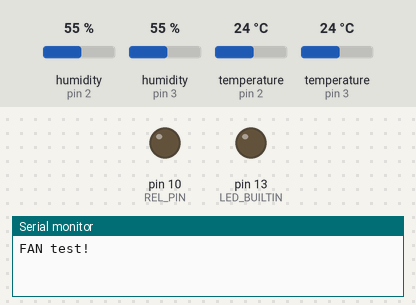
Bench run of a sketch on a simulated Arduino Uno, built with avr-gcc and run on an emulated ATmega328P. Shown: output pins drawn as LEDs (lit = HIGH), the last lines printed to the serial monitor. Inputs (shaded band) come from the test bench; at power-on: humidity (sensors on pin 2, pin 3) 55 %, temperature (sensors on pin 2, pin 3) 24 °C.

Above: at 0.1 s.
At 2.1 s:
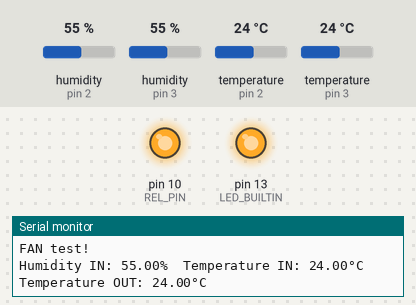
Timing chart, 0 to 3.6 s (numbered marks = the images above):
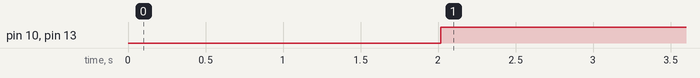

The sketch:

sketch.ino
```cpp
#include "DHT.h"

#define DHT_INDOOR_PIN 2
#define DHT_INDOOR_TYPE DHT22
#define DHT_OUTDOOR_PIN 3
#define DHT_OUTDOOR_TYPE DHT22
#define REL_PIN 10

DHT dht_indoor(DHT_INDOOR_PIN, DHT_INDOOR_TYPE);
DHT dht_outdoor(DHT_OUTDOOR_PIN, DHT_OUTDOOR_TYPE);

void setup() {
  Serial.begin(9600);
  Serial.println(F("FAN test!"));

  pinMode(REL_PIN, OUTPUT);
  pinMode(LED_BUILTIN, OUTPUT);
  dht_indoor.begin();
  dht_outdoor.begin();
}

void loop() {
  delay(2000);

  float h_in = dht_indoor.readHumidity();
  float t_in = dht_indoor.readTemperature();
  float t_out = dht_outdoor.readTemperature();

  Serial.print(F("Humidity IN: "));
  Serial.print(h_in);
  Serial.print(F("%  Temperature IN: "));
  Serial.print(t_in);
  Serial.print(F("\u00b0C Temperature OUT: "));
  Serial.print(t_out);
  Serial.println(F("\u00b0C"));

  if (t_in <= t_out) {
    digitalWrite(REL_PIN, HIGH);
    digitalWrite(LED_BUILTIN, HIGH);
  } else {
    digitalWrite(REL_PIN, LOW);
    digitalWrite(LED_BUILTIN, LOW);
  }
}
```

Measured:
- by itself, pin 10 (REL_PIN), pin 13 (LED_BUILTIN): LOW → HIGH at 2.0 s
